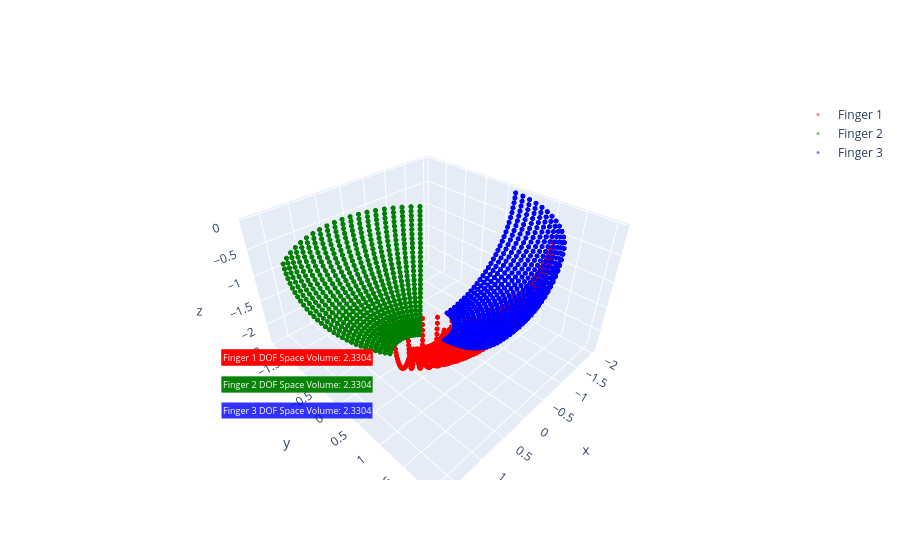

The code cell stored with this chart in its notebook:
### Code cell
#Plot Options
points = True
solid = False

#finger position
finger_orientation_deg = [43,135,245]
x_position = [0.2,0.2,-0,1]
y_position = [0,0.1, 0.05]
z_position = [0, -0.5, 0]

finger_orientation = get_finger_orientation(finger_orientation_deg)

colors = ['red', 'green', 'blue' , 'yellow', 'cyan', 'magenta','orange']


segment_length = 1  # Each segment length
num_angles = 20# educed resolution for movement visualization
k = 0.5


joint_range_1_list = [np.linspace(-np.pi/3, 0, num_angles*3) ,np.linspace(-np.pi/3, 0, num_angles*3) ,np.linspace(-np.pi/3, 0, num_angles*3) ]
joint_range_2_list = [np.linspace( -np.pi/3,0, num_angles*3), np.linspace( -np.pi/3,0, num_angles*3),np.linspace( -np.pi/3,0, num_angles*3)]
#joint_range_3_list = [np.linspace(-np.pi/5, 0, num_angles),np.linspace(-np.pi/5, 0, num_angles),np.linspace(-np.pi/5, 0, num_angles)   ]


base_rotation_range_list = [np.linspace(-np.pi/4 + finger_orientation[0], np.pi/4+ finger_orientation[0], num_angles ) ,
                            np.linspace(-np.pi/4 + finger_orientation[1], np.pi/4+ finger_orientation[1], num_angles ),
                            np.linspace(-np.pi/4 + finger_orientation[2], np.pi/4+ finger_orientation[2], num_angles )] # Base rotation around Z-axis


thumb_list = [False,True,False]


volume_text_list = []
fig = go.Figure()

for i, base_angle in enumerate(finger_orientation): 
    X, Y, Z = [], [], []
    
    print(thumb_list[i])

    base_rotation_range = base_rotation_range_list[i]
    for phi in base_rotation_range:  # Reduce computed points by stepping [::2]
        
        joint_range_1 = joint_range_1_list[i]
        joint_range_2 = joint_range_2_list[i]
        #joint_range_3 = joint_range_3_list[i]
        
        for theta1 in joint_range_1[::2]:
            for theta2 in joint_range_2[::2]:
               # for theta3 in joint_range_3[::2]:
                    # Apply spacing only to the first two fingers
                  
                    x_offset = x_position[i]
                    y_offset = y_position[i]
                    z_offset = z_position[i]
                
                    
                    x1 = segment_length * np.cos(base_angle) * np.cos(theta1) + x_offset
                    y1 = segment_length * np.sin(base_angle) * np.cos(theta1) + y_offset
                    z1 = segment_length * np.sin(theta1) + z_offset
                    
                    x2 = x1 + segment_length * np.cos(base_angle) * np.cos(theta1 + k*theta1)
                    y2 = y1 + segment_length * np.sin(base_angle) * np.cos(theta1 +  k*theta1)
                    z2 = z1 + segment_length * np.sin(theta1 +  k*theta1)
                    
                    #x3 = x2 + segment_length * np.cos(base_angle) * np.cos(theta1 + theta2 + theta3)
                    #y3 = y2 + segment_length * np.sin(base_angle) * np.cos(theta1 + theta2 + theta3)
                    #z3 = z2 + segment_length * np.sin(theta1 + theta2 + theta3)
                    
                    x3 = x2
                    y3 = y2
                    z3 = z2
                    
                    # Apply base rotation around Y-axis
                    x_final = (x3-x_offset) * np.cos(phi) - (y3 - y_offset) * np.sin(phi) +x_offset
                    y_final = (x3-x_offset) * np.sin(phi) + (y3 - y_offset) * np.cos(phi) + y_offset
                    z_final = z3
                    
                    
                    X.append(x_final)
                    Y.append(y_final)
                    Z.append(z_final)
    
    
                  
    volume = calculate_workspace_volume(X, Y, Z)
    volume_text = f"Finger {i+1} DOF Space Volume: {volume:.4f}"
    print(volume)
    volume_text_list.append(volume_text)
    
    
    
    #Plot
    if points == True:
        fig.add_trace(go.Scatter3d(
            x=X, y=Y, z=Z,
            mode='markers',
            marker=dict(size=3, opacity=0.5, color=colors[i]),
            name=f'Finger {i+1}'
        ))

    #solid
    if solid == True:
        fig.add_trace(go.Mesh3d(
        x=X, y=Y, z=Z,
        color=colors[i],  # Use a solid color for the finger
        opacity=0.8
        ))
        
            
            
            
    for i, text in enumerate(volume_text_list):

        
        
        fig.add_annotation(
            x=0.2, y=0.3 - (0.07 * i),  # Coordinates of the annotation
            text=text,  # Text to display
            showarrow=False,  # Display an arrow pointing to the text
            arrowhead=2,  # Type of arrow
            font=dict(size=9, color="white"),  # Font styling
            bgcolor=f"{colors[i]}",  # Background color
            opacity=0.8
        )
        
        

# Save as an interactive HTML file
fig.write_html("range_of_motion.html")
print("Interactive 3D plot saved as gripper_plot.html")


# Show the interactive plot
fig.show()

### Figure 1 — Plotly figure (JSON) as saved in the notebook; plotly's stock layout.template omitted (floating-point values rounded to 4 significant figures; data arrays with more than 128 entries replaced by an {"elided": "..."} marker saying what was removed)
{"data": [{"marker": {"color": "red", "opacity": 0.5, "size": 3}, "mode": "markers", "name": "Finger 1", "type": "scatter3d", "x": {"elided": "18000 float values"}, "y": {"elided": "18000 float values"}, "z": {"elided": "18000 float values"}}, {"marker": {"color": "green", "opacity": 0.5, "size": 3}, "mode": "markers", "name": "Finger 2", "type": "scatter3d", "x": {"elided": "18000 float values"}, "y": {"elided": "18000 float values"}, "z": {"elided": "18000 float values"}}, {"marker": {"color": "blue", "opacity": 0.5, "size": 3}, "mode": "markers", "name": "Finger 3", "type": "scatter3d", "x": {"elided": "18000 float values"}, "y": {"elided": "18000 float values"}, "z": {"elided": "18000 float values"}}], "layout": {"annotations": [{"arrowhead": 2, "bgcolor": "red", "font": {"color": "white", "size": 9}, "opacity": 0.8, "showarrow": false, "text": "Finger 1 DOF Space Volume: 2.3304", "x": 0.2, "y": 0.3}, {"arrowhead": 2, "bgcolor": "red", "font": {"color": "white", "size": 9}, "opacity": 0.8, "showarrow": false, "text": "Finger 1 DOF Space Volume: 2.3304", "x": 0.2, "y": 0.3}, {"arrowhead": 2, "bgcolor": "green", "font": {"color": "white", "size": 9}, "opacity": 0.8, "showarrow": false, "text": "Finger 2 DOF Space Volume: 2.3304", "x": 0.2, "y": 0.23}, {"arrowhead": 2, "bgcolor": "red", "font": {"color": "white", "size": 9}, "opacity": 0.8, "showarrow": false, "text": "Finger 1 DOF Space Volume: 2.3304", "x": 0.2, "y": 0.3}, {"arrowhead": 2, "bgcolor": "green", "font": {"color": "white", "size": 9}, "opacity": 0.8, "showarrow": false, "text": "Finger 2 DOF Space Volume: 2.3304", "x": 0.2, "y": 0.23}, {"arrowhead": 2, "bgcolor": "blue", "font": {"color": "white", "size": 9}, "opacity": 0.8, "showarrow": false, "text": "Finger 3 DOF Space Volume: 2.3304", "x": 0.2, "y": 0.16}]}}
